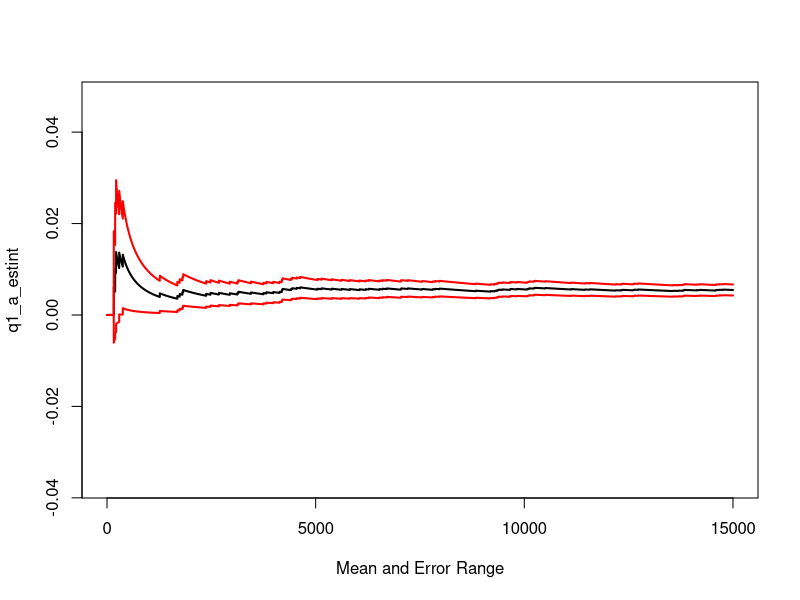
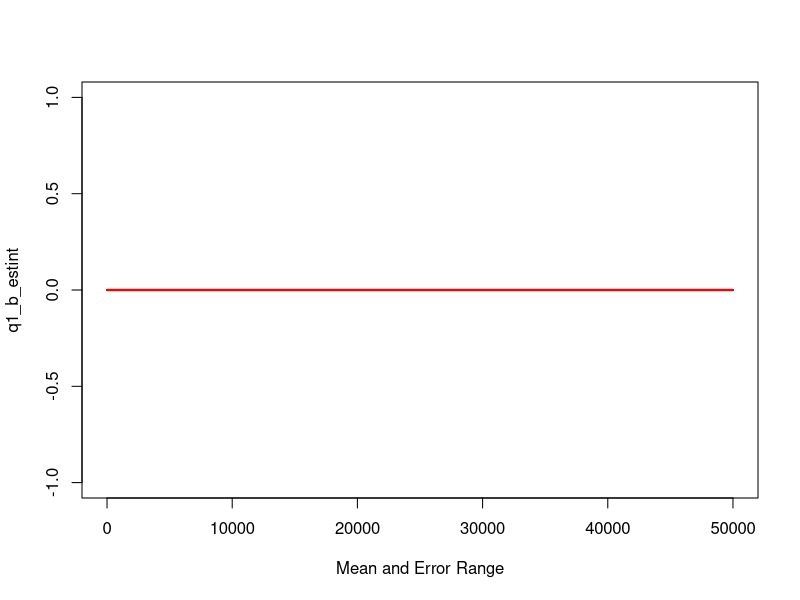
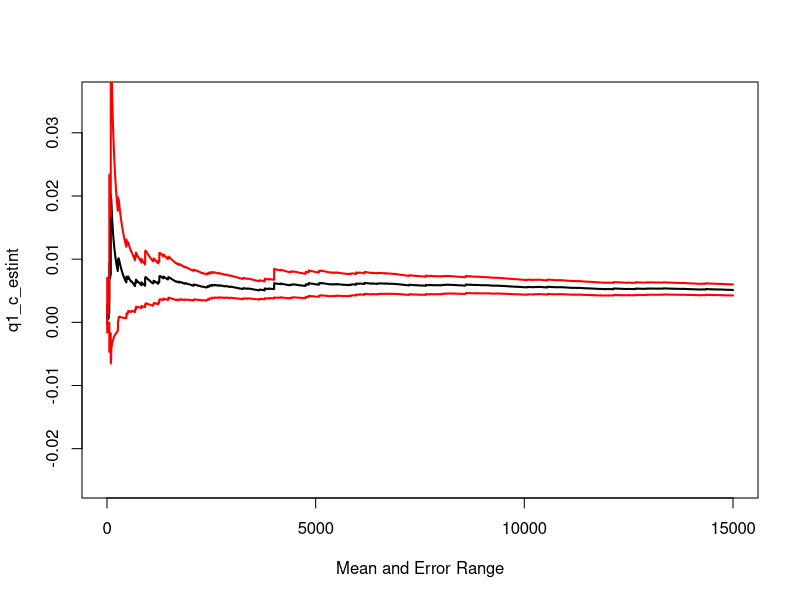
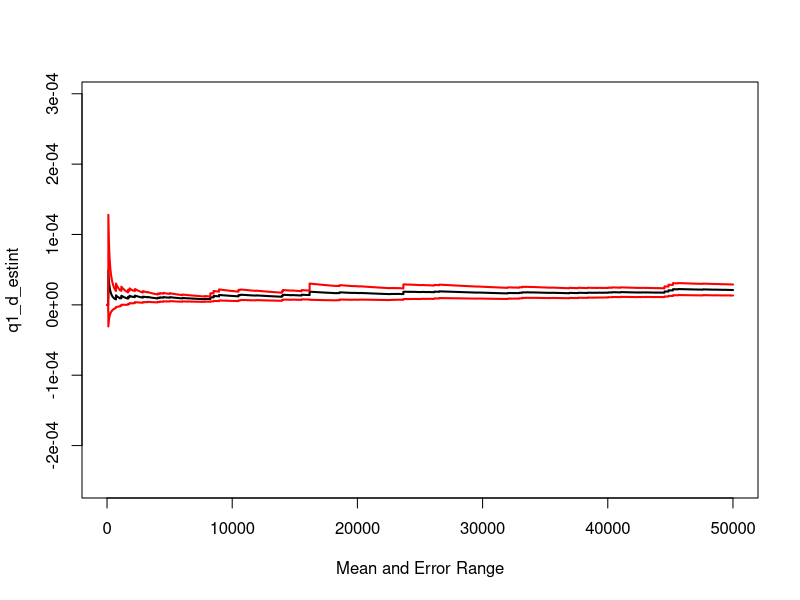

Write the R code that produced these figures, in order.
## ---- chunk 1
#install.packages("igraph")
library(igraph)
graph_Q1 <- graph_from_literal(A--+B, A--+C, A--+D, A--+E, B--+C, B--+F, C--+D, C--+F, C--+G, C--+H, D--+E, D--+G, D--+H, D--+I, E--+I, F--+G, F--+J, G--+H, G--+J, H--+I, H--+J, I--+J)
#plot(graph_Q1)
## ---- chunk 2
simple_paths_list <- all_simple_paths(graph = graph_Q1, from = "A", to = "J")
#length(simple_paths_list) 44 simple paths in the graph
## ---- chunk 3
# creating a list of all the simple paths in the graph by their edges
paths_list_by_edges <- list()
idx <- 1
for (path in simple_paths_list) {
  path_to_add <- list()
  vertices_by_letters <- names(path)
  for (i in 1:(length(path)-1)) {
    path_to_add <- append(path_to_add, paste(vertices_by_letters[i], vertices_by_letters[i+1], sep = "->"))
  }
  paths_list_by_edges[[idx]] <- path_to_add
  idx <- idx + 1
}
## ---- chunk 4
# one repetition of the simulation function
one_sim_q1_a <- function(theta) {
  
  broken_paths <- rep(F, length(simple_paths_list)) 
  x_edges_smaple <- rbinom(22, 1, 1-exp(-10*theta)) # sample of the broken edges
  # Pr[X_i = 1] = Pr[exp(theta) <= 10] = 1 - exp(-10*theta)
  names(x_edges_smaple) <- c("A->B", "A->C", "A->D", "A->E", "B->C", "B->F", "C->D", "C->F", "C->G", "C->H", "D->E", "D->G", "D->H", "D->I", "E->I", "F->G", "F->J", "G->H", "G->J", "H->I", "H->J", "I->J")
  broken_edges <- names(x_edges_smaple)[x_edges_smaple == 1] # all the broken edges
  
  for(i in 1:length(paths_list_by_edges)) {
    for (j in 1:length(paths_list_by_edges[[i]])) {
      if(paths_list_by_edges[[i]][j] %in% broken_edges) { # check if path is broken
        broken_paths[i] = T
        break
      }
    }
  }
  
  if (all(broken_paths)) { 
    # there's no path from "A" to "J"
    return(1)
  }
  return(0)
  
}
## ---- chunk 5
N1 <- 15000
sim_q1_a_results <- replicate(N1, one_sim_q1_a(0.02))
## ---- chunk 6
cat("Expectation Estimator = ", mean(sim_q1_a_results), "\n")
## ---- chunk 7
cat("Variance Estimator = ", var(sim_q1_a_results) / N1 , "\n")
## ---- chunk 8
q1_a_estint <- cumsum(sim_q1_a_results) / (1:N1)
q1_a_esterr <- sqrt(cumsum((sim_q1_a_results - q1_a_estint)^2)) / (1:N1)
plot(q1_a_estint, xlab = "Mean and Error Range", type = "l" , lwd = 2, ylim = mean(sim_q1_a_results)+70*c(-q1_a_esterr[N1],q1_a_esterr[N1]))
lines(q1_a_estint + 2 * q1_a_esterr, col = "red", lwd = 2)
lines(q1_a_estint - 2 * q1_a_esterr, col = "red", lwd = 2)
## ---- chunk 9
N2 <- 50000
sim_q1_b_results <- replicate(N2, one_sim_q1_a(0.005))
## ---- chunk 10
cat("Expectation Estimator = ", mean(sim_q1_b_results), "\n")
## ---- chunk 11
cat("Variance Estimator = ", var(sim_q1_b_results) / N2 , "\n")
## ---- chunk 12
cat("Number of failure: ", sum(sim_q1_b_results == 1), "\n")
## ---- chunk 13
q1_b_estint <- cumsum(sim_q1_b_results) / (1:N2)
q1_b_esterr <- sqrt(cumsum((sim_q1_b_results - q1_b_estint)^2)) / (1:N2)
plot(q1_b_estint, xlab = "Mean and Error Range", type = "l" , lwd = 2, ylim = mean(sim_q1_b_results)+70*c(-q1_b_esterr[N2],q1_b_esterr[N2]))
lines(q1_b_estint + 2 * q1_b_esterr, col = "red", lwd = 2)
lines(q1_b_estint - 2 * q1_b_esterr, col = "red", lwd = 2)
## ---- chunk 14
IS_one_sim_q1_c <- function(nominal_theta, importance_theta) {
  
  broken_paths <- rep(F, length(simple_paths_list)) 
  x_edges_smaple_IS <- rbinom(22, 1, 1-exp(-10*importance_theta)) # sample of the broken edges
  names(x_edges_smaple_IS) <- c("A->B", "A->C", "A->D", "A->E", "B->C", "B->F", "C->D", "C->F", "C->G", "C->H", "D->E", "D->G", "D->H", "D->I", "E->I", "F->G", "F->J", "G->H", "G->J", "H->I", "H->J", "I->J")
  broken_edges <- names(x_edges_smaple_IS)[x_edges_smaple_IS == 1] # all the broken edges
  
  for(i in 1:length(paths_list_by_edges)) {
    for (j in 1:length(paths_list_by_edges[[i]])) {
      if(paths_list_by_edges[[i]][j] %in% broken_edges) { # check if path is broken
        broken_paths[i] = T
        break
      }
    }
  }
  
  if (all(broken_paths)) { 
    # there's no path from "A" to "J"
    return(prod((dbinom(x_edges_smaple_IS, 1, (1-exp(-10*nominal_theta))))/
                  (dbinom(x_edges_smaple_IS, 1, (1-exp(-10*importance_theta))))))
  }
  return(0)  
  
}
## ---- chunk 15
N1 <- 15000
sim_q1_c_results <- replicate(N1, IS_one_sim_q1_c(0.02, 0.05))
## ---- chunk 16
cat("Expectation Estimator = ", mean(sim_q1_c_results), "\n")
## ---- chunk 17
cat("Variance Estimator = ", var(sim_q1_c_results) / N1 , "\n")
## ---- chunk 18
q1_c_estint <- cumsum(sim_q1_c_results) / (1:N1)
q1_c_esterr <- sqrt(cumsum((sim_q1_c_results - q1_c_estint)^2)) / (1:N1)
plot(q1_c_estint, xlab = "Mean and Error Range", type = "l" , lwd = 2, ylim = mean(sim_q1_c_results)+70*c(-q1_c_esterr[N1],q1_c_esterr[N1]))
lines(q1_c_estint + 2 * q1_c_esterr, col = "red", lwd = 2)
lines(q1_c_estint - 2 * q1_c_esterr, col = "red", lwd = 2)
## ---- chunk 19
N2 <- 50000
sim_q1_d_results <- replicate(N2, IS_one_sim_q1_c(0.005, 0.02))
## ---- chunk 20
cat("Expectation Estimator = ", mean(sim_q1_d_results), "\n")
## ---- chunk 21
cat("Variance Estimator = ", var(sim_q1_d_results) / N2 , "\n")
## ---- chunk 22
cat("Number of failure: ", sum(sim_q1_d_results > 0), "\n")
## ---- chunk 23
q1_d_estint <- cumsum(sim_q1_d_results) / (1:N2)
q1_d_esterr <- sqrt(cumsum((sim_q1_d_results - q1_d_estint)^2)) / (1:N2)
plot(q1_d_estint, xlab = "Mean and Error Range", type = "l" , lwd = 2, ylim = mean(sim_q1_d_results)+70*c(-q1_d_esterr[N2],q1_d_esterr[N2]))
lines(q1_d_estint + 2 * q1_d_esterr, col = "red", lwd = 2)
lines(q1_d_estint - 2 * q1_d_esterr, col = "red", lwd = 2)
